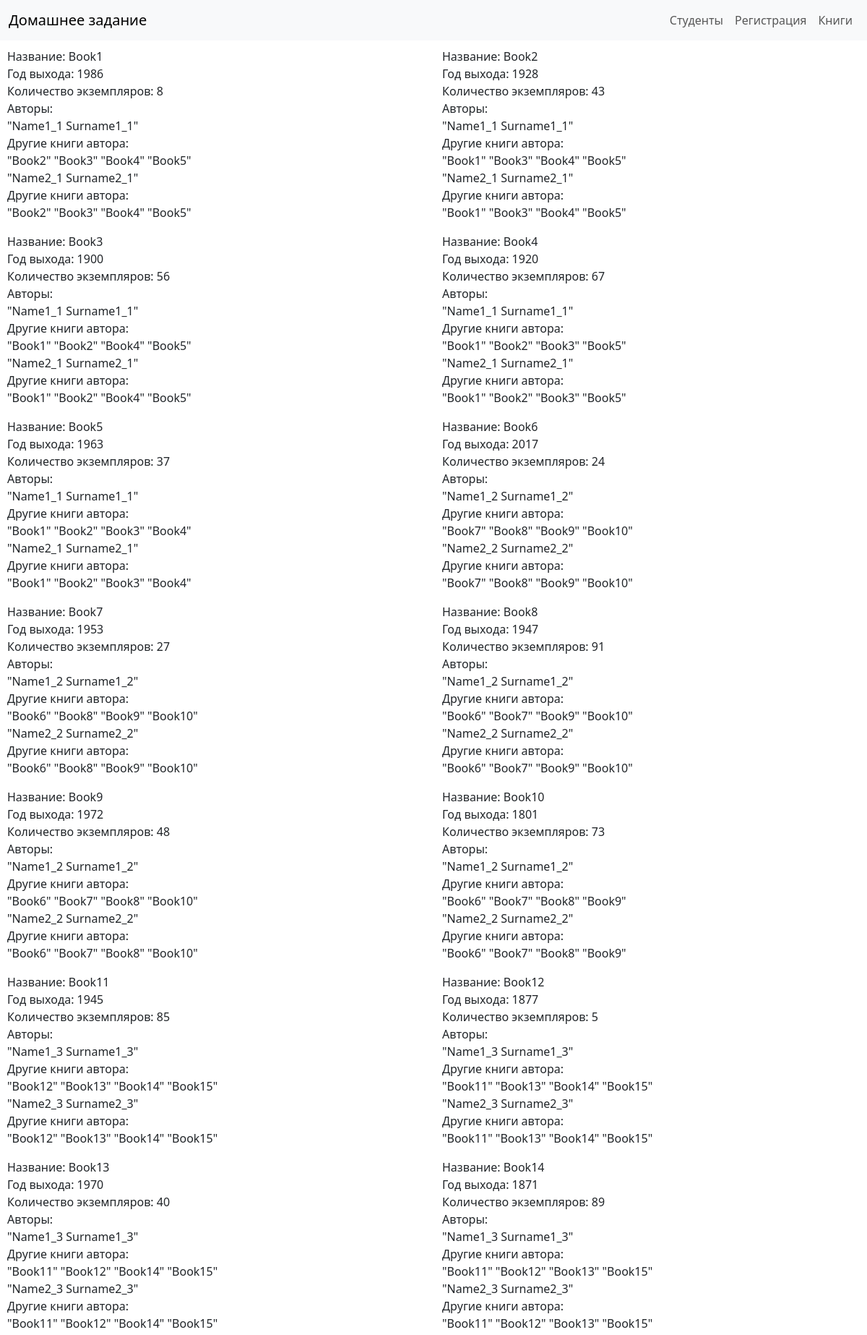
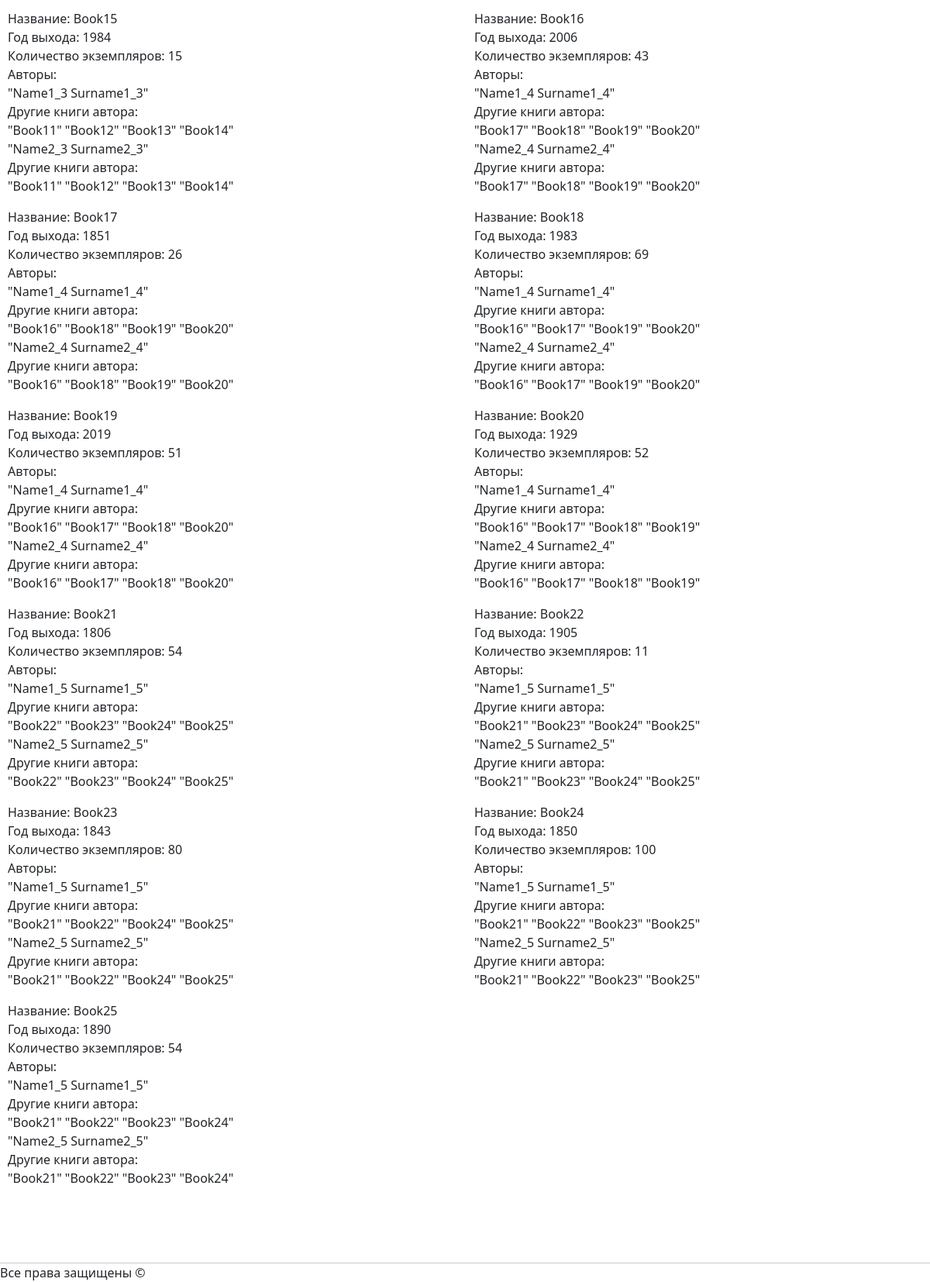
The page /books/ on the database its author committed (2 pictures, top to bottom).
### models.py (models this page shows, shortened)
class Book(db.Model):
    id = db.Column(db.Integer, primary_key=True)
    title = db.Column(db.String(120), nullable=False)
    publish_year = db.Column(db.Integer, nullable=False)
    amount = db.Column(db.Integer, nullable=False)

class Author(db.Model):
    id = db.Column(db.Integer, primary_key=True)
    name = db.Column(db.String(80), nullable=False)
    surname = db.Column(db.String(80), nullable=False)
    books = db.relationship('Book', secondary='book_author', backref='authors', lazy=True)

### main.py (the view)
@app.route('/books/')
def get_books():
    books = Book.query.all()
    return render_template('books.html', books=books)

### templates/books.html (shortened to what this page needs)
{% extends 'base.html' %}
{% block content %}
    <div class="row">
        {% for book in books %}
            <p class="col-12 col-md-6">
                Название: {{ book.title }}<br>
                Год выхода: {{ book.publish_year }}<br>
                Количество экземпляров: {{ book.amount }}<br>
                Авторы:<br>
                {% for author in book.authors %}
                    "{{ author.name }} {{ author.surname }}"<br>
                    Другие книги автора:<br>
                    {% for b in author.books if b != book %}
                        "{{ b.title }}"
                    {% endfor %}<br>
                {% endfor %}
            </p>
        {% endfor %}
    </div>
{% endblock %}

### templates/base.html (shortened to what this page needs)
<!DOCTYPE html>
<html lang="ru">
<head>
    <link rel="stylesheet" href="{{ url_for('static', filename='css/bootstrap.min.css') }}">
</head>
<body>
    <nav class="navbar navbar-expand-lg navbar-light bg-light">
        <div class="container-fluid">
            <a class="navbar-brand" href="/">Домашнее задание</a>
            <div class="collapse navbar-collapse show justify-content-end align-items-end" id="navbarNavAltMarkup">
                <div class="navbar-nav">
                    <a class="nav-link" href="/students/">Студенты</a>
                    <a class="nav-link" href="/register/">Регистрация</a>
                    <a class="nav-link" href="/books/">Книги</a>
                </div>
            </div>
        </div>
    </nav>
    <div style="margin: 10px;">
        {% block content %}{% endblock %}
    </div>
    <br><br><br><br>
    <div class="row fixed-bottom  modal-footer">
        <hr>
        <p>Все права защищены &copy;</p>
    </div>
</body>
</html>

### rows shown on the page
Book: title "Book1", publish_year "1986", amount "8"
Author: name "Name1_1", surname "Surname1_1"
Book: title "Book2", publish_year "1928", amount "43"
Book: title "Book3", publish_year "1900", amount "56"
Book: title "Book4", publish_year "1920", amount "67"
Book: title "Book5", publish_year "1963", amount "37"
Author: name "Name2_1", surname "Surname2_1"
Book: title "Book6", publish_year "2017", amount "24"
Author: name "Name1_2", surname "Surname1_2"
Book: title "Book7", publish_year "1953", amount "27"
Book: title "Book8", publish_year "1947", amount "91"
Book: title "Book9", publish_year "1972", amount "48"
Book: title "Book10", publish_year "1801", amount "73"
Author: name "Name2_2", surname "Surname2_2"
Book: title "Book11", publish_year "1945", amount "85"
Author: name "Name1_3", surname "Surname1_3"
Book: title "Book12", publish_year "1877", amount "5"
Book: title "Book13", publish_year "1970", amount "40"
Book: title "Book14", publish_year "1871", amount "89"
Book: title "Book15", publish_year "1984", amount "15"
Author: name "Name2_3", surname "Surname2_3"
Book: title "Book16", publish_year "2006", amount "43"
Author: name "Name1_4", surname "Surname1_4"
Book: title "Book17", publish_year "1851", amount "26"
Book: title "Book18", publish_year "1983", amount "69"
Book: title "Book19", publish_year "2019", amount "51"
Book: title "Book20", publish_year "1929", amount "52"
Author: name "Name2_4", surname "Surname2_4"
Book: title "Book21", publish_year "1806", amount "54"
Author: name "Name1_5", surname "Surname1_5"
Book: title "Book22", publish_year "1905", amount "11"
Book: title "Book23", publish_year "1843", amount "80"
Book: title "Book24", publish_year "1850", amount "100"
Book: title "Book25", publish_year "1890", amount "54"
Author: name "Name2_5", surname "Surname2_5"
